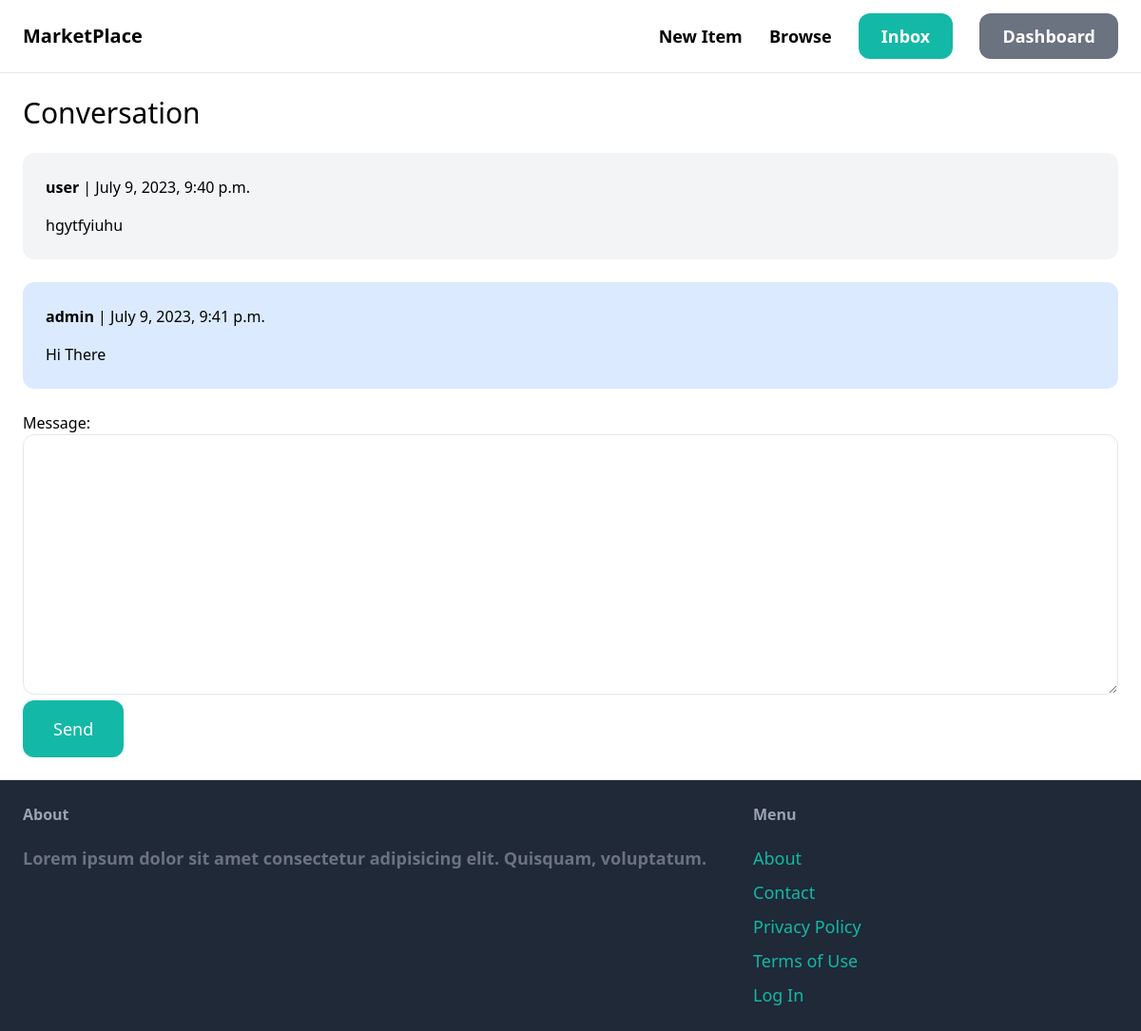
The app's page /inbox/7/ (signed in) with its own data.
### conversation/models.py (models this page shows)
class ConversationMessage(models.Model):
    conversation = models.ForeignKey(Conversation, related_name='messages', on_delete=models.CASCADE)
    sender = models.ForeignKey(User, related_name='created_messages', on_delete=models.CASCADE)
    message = models.TextField()
    created_at = models.DateTimeField(auto_now_add=True)
    updated_at = models.DateTimeField(auto_now=True)

### conversation/views.py (the view)
# urls.py: path('<int:pk>/', views.detail, name='detail'),
@login_required
def detail(request, pk):
    conversation = Conversation.objects.filter(members__in=[request.user.id]).get(pk=pk)
    if request.method == 'POST':
        form = ConversationMessageForm(request.POST)
        if form.is_valid():
            conversation_message = form.save(commit=False)
            conversation_message.conversation = conversation
            conversation_message.sender = request.user
            conversation_message.save()
            conversation.save()
            return redirect('conversation:detail', pk=pk)
    else:
        form = ConversationMessageForm()
    return render(request, 'conversation/detail.html', {
        'conversation': conversation,
        'form': form,
    })

### conversation/forms.py
class ConversationMessageForm(forms.ModelForm):
    class Meta:
        model = ConversationMessage
        fields = ['message']
        widgets = {
            'message': forms.Textarea(attrs={
                'class': 'w-full py-4 px-6 rounded-xl border'}),
        }

### conversation/templates/conversation/detail.html (shortened to what this page needs)
{% extends 'core/base.html' %}
{% block content %}
    <h1 class="mb-6 text-3xl">Conversation</h1>
    <div class="space-y-6">
        {% for message in conversation.messages.all %}
            <div class="p-6 flex {% if message.sender == request.user %}bg-blue-100 {% else %}bg-gray-100{% endif %} rounded-xl">
                <div>
                    <p class="mb-4">
                        <strong>
                            {{ message.sender.username }}
                        </strong>
                        | {{ message.updated_at }}
                    </p>
                    <p>
                        {{ message.message }}
                    </p>
                </div>
            </div>
        {% endfor %}
    </div>
    <form action="." method="post" class="mt-6">
        {{ form.as_p }}
        <button class="py-4 px-8 text-lg bg-teal-500 hover:bg-teal-700 rounded-xl text-white"> Send</button>
    </form>
{% endblock %}

### records on screen
ConversationMessage: sender.username "user", updated_at "July 9, 2023, 9:40 p.m.", message "hgytfyiuhu"
ConversationMessage: sender.username "admin", updated_at "July 9, 2023, 9:41 p.m.", message "Hi There"
